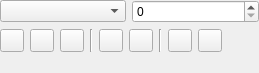
<?xml version="1.0" encoding="UTF-8"?>
<ui version="4.0">
 <class>ArtisticTextShapeConfigWidget</class>
 <widget class="QWidget" name="ArtisticTextShapeConfigWidget">
  <property name="geometry">
   <rect>
    <x>0</x>
    <y>0</y>
    <width>259</width>
    <height>73</height>
   </rect>
  </property>
  <property name="sizePolicy">
   <sizepolicy hsizetype="Ignored" vsizetype="Preferred">
    <horstretch>0</horstretch>
    <verstretch>0</verstretch>
   </sizepolicy>
  </property>
  <layout class="QGridLayout" name="gridLayout">
   <property name="leftMargin">
    <number>0</number>
   </property>
   <property name="topMargin">
    <number>0</number>
   </property>
   <property name="rightMargin">
    <number>0</number>
   </property>
   <property name="bottomMargin">
    <number>0</number>
   </property>
   <item row="0" column="0">
    <widget class="KoFontComboBox" name="fontFamily">
     <property name="sizePolicy">
      <sizepolicy hsizetype="Minimum" vsizetype="Fixed">
       <horstretch>0</horstretch>
       <verstretch>0</verstretch>
      </sizepolicy>
     </property>
    </widget>
   </item>
   <item row="0" column="1">
    <widget class="KisIntParseSpinBox" name="fontSize">
     <property name="sizePolicy">
      <sizepolicy hsizetype="Preferred" vsizetype="Fixed">
       <horstretch>0</horstretch>
       <verstretch>0</verstretch>
      </sizepolicy>
     </property>
    </widget>
   </item>
   <item row="1" column="0" colspan="2">
    <layout class="QHBoxLayout" name="horizontalLayout">
     <item>
      <widget class="QToolButton" name="anchorStart">
       <property name="text">
        <string/>
       </property>
      </widget>
     </item>
     <item>
      <widget class="QToolButton" name="anchorMiddle">
       <property name="text">
        <string/>
       </property>
      </widget>
     </item>
     <item>
      <widget class="QToolButton" name="anchorEnd">
       <property name="text">
        <string/>
       </property>
      </widget>
     </item>
     <item>
      <widget class="Line" name="line">
       <property name="orientation">
        <enum>Qt::Vertical</enum>
       </property>
      </widget>
     </item>
     <item>
      <widget class="QToolButton" name="bold">
       <property name="text">
        <string/>
       </property>
      </widget>
     </item>
     <item>
      <widget class="QToolButton" name="italic">
       <property name="text">
        <string/>
       </property>
      </widget>
     </item>
     <item>
      <widget class="Line" name="line_2">
       <property name="orientation">
        <enum>Qt::Vertical</enum>
       </property>
      </widget>
     </item>
     <item>
      <widget class="QToolButton" name="superScript">
       <property name="text">
        <string/>
       </property>
      </widget>
     </item>
     <item>
      <widget class="QToolButton" name="subScript">
       <property name="text">
        <string/>
       </property>
      </widget>
     </item>
     <item>
      <spacer name="horizontalSpacer">
       <property name="orientation">
        <enum>Qt::Horizontal</enum>
       </property>
       <property name="sizeHint" stdset="0">
        <size>
         <width>40</width>
         <height>20</height>
        </size>
       </property>
      </spacer>
     </item>
    </layout>
   </item>
   <item row="2" column="0" colspan="2">
    <spacer name="verticalSpacer">
     <property name="orientation">
      <enum>Qt::Vertical</enum>
     </property>
     <property name="sizeHint" stdset="0">
      <size>
       <width>20</width>
       <height>40</height>
      </size>
     </property>
    </spacer>
   </item>
  </layout>
 </widget>
 <customwidgets>
  <customwidget>
   <class>KisIntParseSpinBox</class>
   <extends>QSpinBox</extends>
   <header>kis_intparsespinbox.h</header>
  </customwidget>
  <customwidget>
   <class>KoFontComboBox</class>
   <extends>QComboBox</extends>
   <header>KoFontComboBox.h</header>
  </customwidget>
 </customwidgets>
 <resources/>
 <connections/>
</ui>
